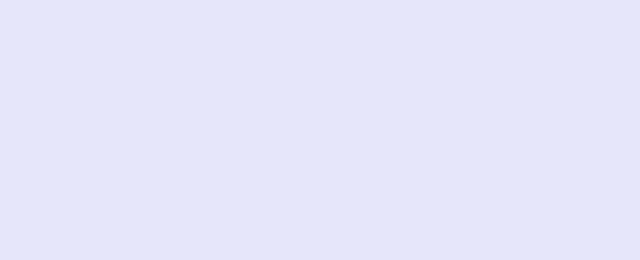
Frame 1 (no input)
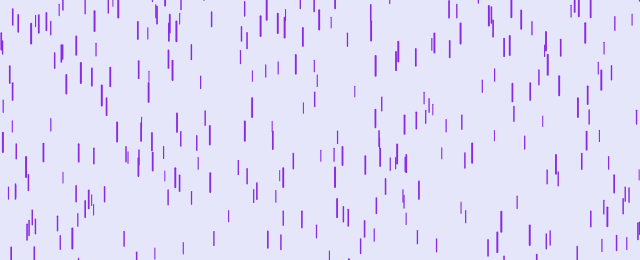
Frame 60 (no input)
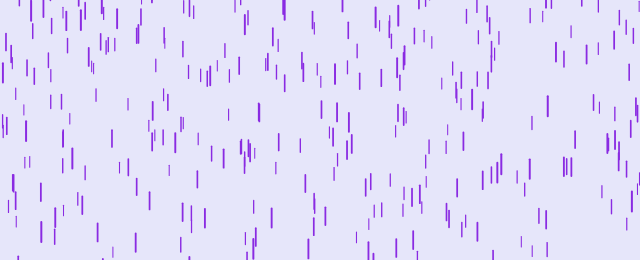
Frame 120 (the mouse pressed at the canvas centre since frame 60)

The p5.js sketch that drew these frames (run headless with seeded random() and noise() and a simulated clock; from frame 60 on, the mouse is pressed at the canvas centre):

// p5.js sketch
// ── sketch.js

// run seerver with Ctrl+Shift+L

const drops = [];
const numberDrops = 500

function setup() {
  createCanvas(640, 260);
  for (let i = 0; i < numberDrops ; i++){
    drops[i] = new Drop();
  }

}

function draw() {
  background(230, 230, 250)
  for (let i = 0; i < numberDrops ; i++){
    drops[i].fall();
    drops[i].show();
  }
}

// ── drop.js
function Drop () {
  this.x = random(width);
  this.y = random(-500, -50);
  this.z = random(0, 20);
  this.len = map(this.z, 0, 20, 10, 20);
  this.yspeed = map(this.z, 0, 20, 4, 10);
  this.gravity = map(this.z, 0, 20, 0, 0.2);


  this.fall = () => {
    this.y += this.yspeed;
    this.yspeed += this.gravity;

    if (this.y > height){
      this.y = random(-200, -100);
      this.yspeed = map(this.z, 0, 20, 4, 10);
    }
  }

  this.show = () => {
    const thick = map(this.z, 0, 20, 1, 2);
    strokeWeight(thick);
    stroke(138, 43, 226);
    line(this.x, this.y, this.x, this.y + this.len);
  }
}
